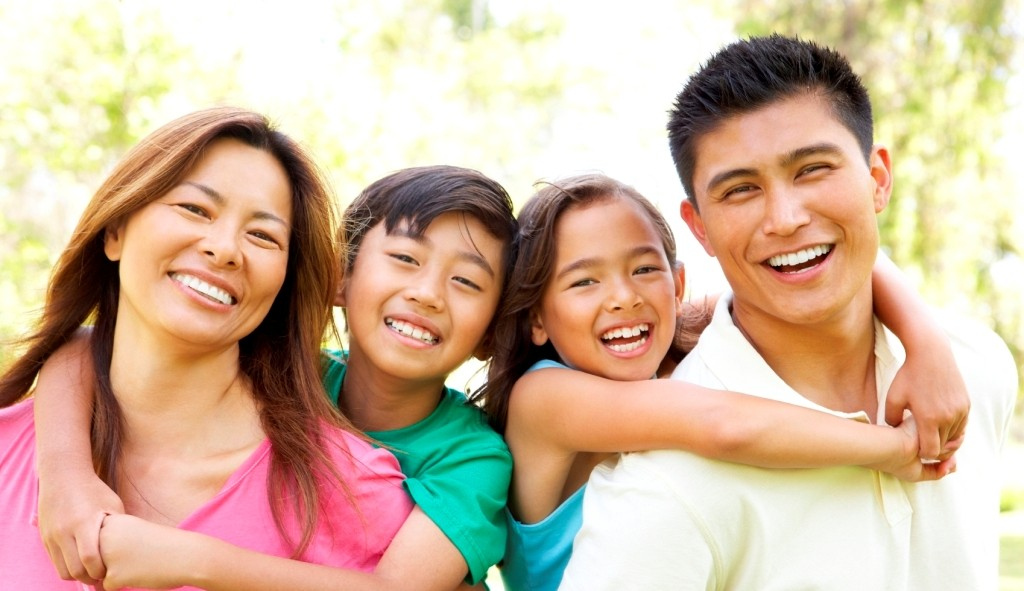
#> input picture people.jpg, 1024 x 591 px
$ jupyter execute B3-FaceDetection-CroppingAndSavingImage.ipynb
#> lines starting #> are read from the running program, lines starting #| are printed output that depends on the picture; after the words box and inside, x2 and y2 are one past the last pixel; in counts of white or black regions, pixels touching at a corner belong together
[cell 1]
import numpy as np
import urllib
import matplotlib.pyplot as plt
import cv2
import sys
import os.path

source = cv2.imread("people.jpg")
#> source is the input picture: shape (591, 1024, 3); mean B, G, R 157, 181, 207.6

cvt = cv2.cvtColor(source, cv2.COLOR_BGR2GRAY)
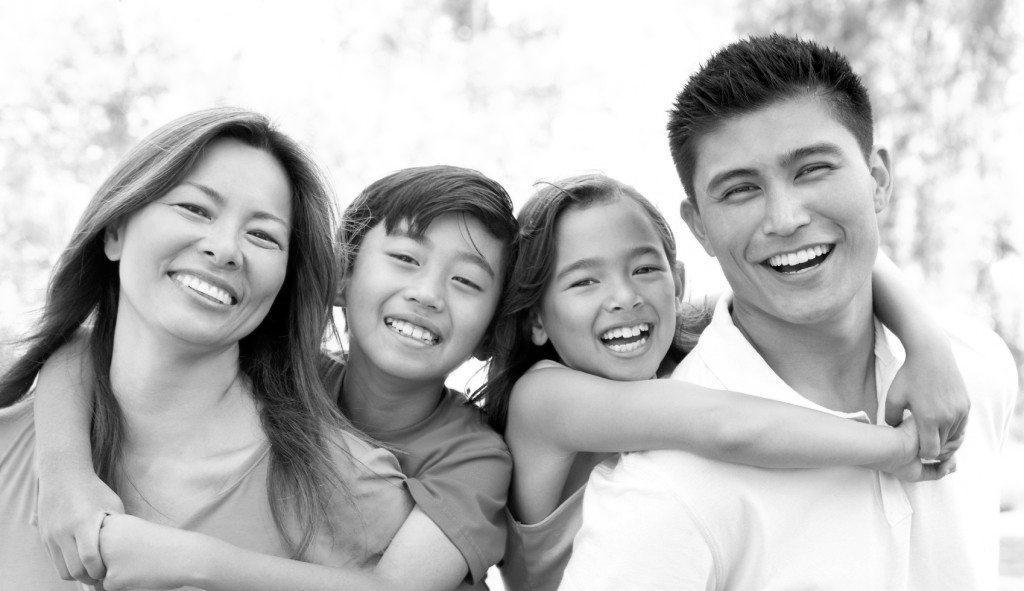
#> cvt: shape (591, 1024); min 0, max 255, mean 186.3
face_classifier = 'my_haarcascade_frontalface_default.xml'

face_cascade = cv2.CascadeClassifier(face_classifier)
faces = face_cascade.detectMultiScale(cvt, 1.25, 3)
#> faces = [[143, 150, 170, 170], [538, 213, 156, 156], [672, 95, 212, 212]]
cropped_images = []
idx = 0
for (x, y, w, h) in faces:
    cropped_img = source[y:y+h, x:x+w]
    cropped_images.append(cropped_img)
    cv2.imwrite('people_face_' + str(idx) + '.jpg', cropped_img);
    idx += 1
#> this loop made 3 passes
#> pass 1, `cropped_img = source[y:y+h, x:x+w]`:
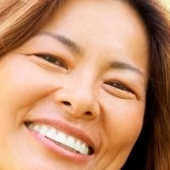
#> cropped_img: shape (170, 170, 3); mean B, G, R 111.5, 142.5, 192.7
#> pass 2, `cropped_img = source[y:y+h, x:x+w]`:
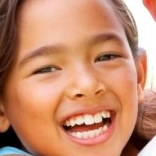
#> cropped_img: shape (156, 156, 3); mean B, G, R 110, 139.2, 196.7
#> pass 3, `cropped_img = source[y:y+h, x:x+w]`:
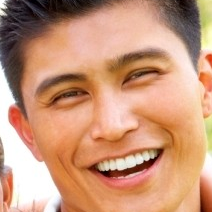
#> cropped_img: shape (212, 212, 3); mean B, G, R 121.5, 150.5, 201.1
#> after the loop, cropped_images = 3 items; idx = 3

for (x, y, w, h) in faces:
    cv2.rectangle(source, (x, y), (x + w, y + h), (255, 255, 0), 4)
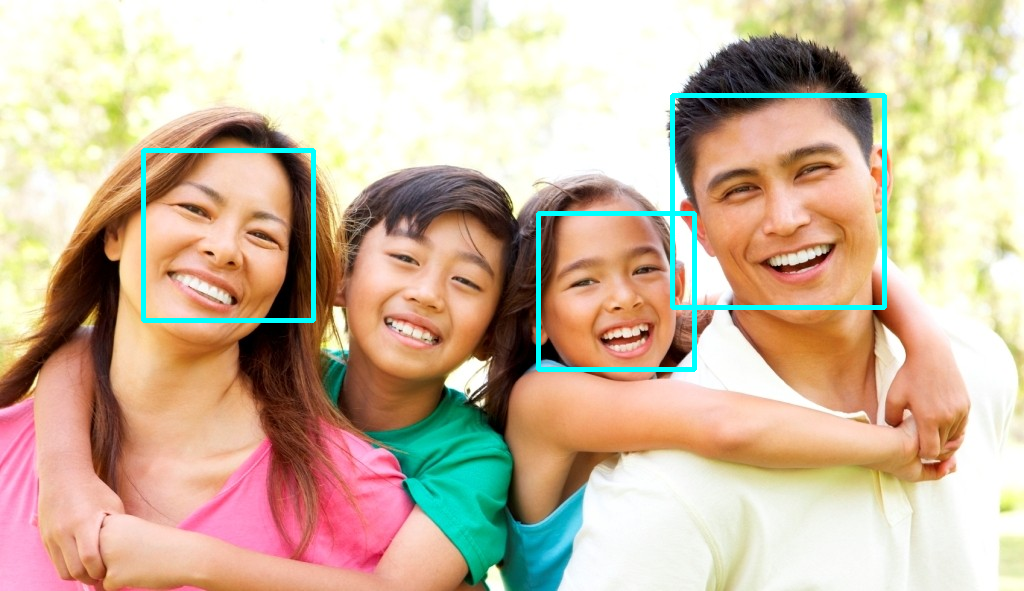
#> source: shape (591, 1024, 3); 1.76% of pixels changed, all inside (x1, y1, x2, y2) = (141, 93, 887, 372)


plt.axis('off')
plt.title('Source image')
plt.imshow(cv2.cvtColor(source, cv2.COLOR_BGR2RGB))
plt.show()


plt.title('Faces detected')
idx = 0
for (cropped_img) in cropped_images:
    plt.title('people_face_' + str(idx))
    plt.imshow(cv2.cvtColor(cropped_img, cv2.COLOR_BGR2RGB))
    plt.show()
    idx += 1
#> this loop made 3 passes
#> pass 1, `plt.show()`:
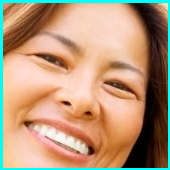
#> shown: shape (170, 170, 3); mean R, G, B 182.3, 149.6, 120.8
#> pass 2, `plt.show()`:
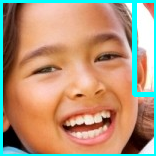
#> shown: shape (156, 156, 3); mean R, G, B 181.6, 149.3, 121.3
#> after the loop, idx = 3
